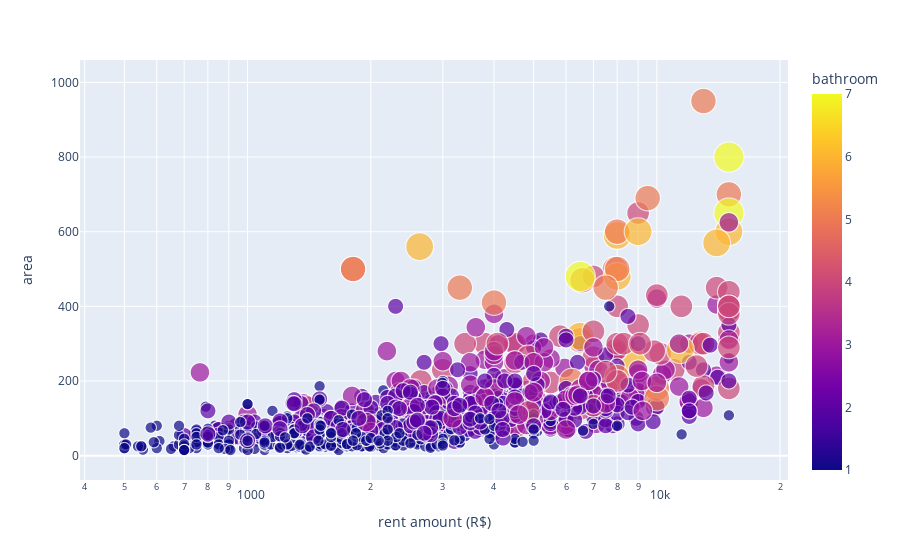

Notebook code cell kept with this figure:
### Code cell
fig = px.scatter(area_df, x="rent amount (R$)", y="area", color="bathroom",
           hover_name="bathroom", size= "bathroom", log_x=True, size_max=30)
fig.show()

### Figure 1 — Plotly figure (JSON) as saved in the notebook; plotly's stock layout.template omitted (floating-point values rounded to 4 significant figures; data arrays with more than 128 entries replaced by an {"elided": "..."} marker saying what was removed)
{"data": [{"hoverlabel": {"namelength": 0}, "hovertemplate": "<b>%{hovertext}</b><br><br>rent amount (R$)=%{x}<br>area=%{y}<br>bathroom=%{marker.color}", "hovertext": {"elided": "1501 int values"}, "legendgroup": "", "marker": {"color": {"elided": "1501 int values"}, "coloraxis": "coloraxis", "size": {"elided": "1501 int values"}, "sizemode": "area", "sizeref": 0.007778, "symbol": "circle"}, "mode": "markers", "name": "", "showlegend": false, "type": "scattergl", "x": {"elided": "1501 int values"}, "xaxis": "x", "y": {"elided": "1501 int values"}, "yaxis": "y"}], "layout": {"coloraxis": {"colorbar": {"title": {"text": "bathroom"}}, "colorscale": [[0, "#0d0887"], [0.1111, "#46039f"], [0.2222, "#7201a8"], [0.3333, "#9c179e"], [0.4444, "#bd3786"], [0.5556, "#d8576b"], [0.6667, "#ed7953"], [0.7778, "#fb9f3a"], [0.8889, "#fdca26"], [1, "#f0f921"]]}, "legend": {"itemsizing": "constant", "tracegroupgap": 0}, "margin": {"t": 60}, "xaxis": {"anchor": "y", "domain": [0, 1], "title": {"text": "rent amount (R$)"}, "type": "log"}, "yaxis": {"anchor": "x", "domain": [0, 1], "title": {"text": "area"}}}}
